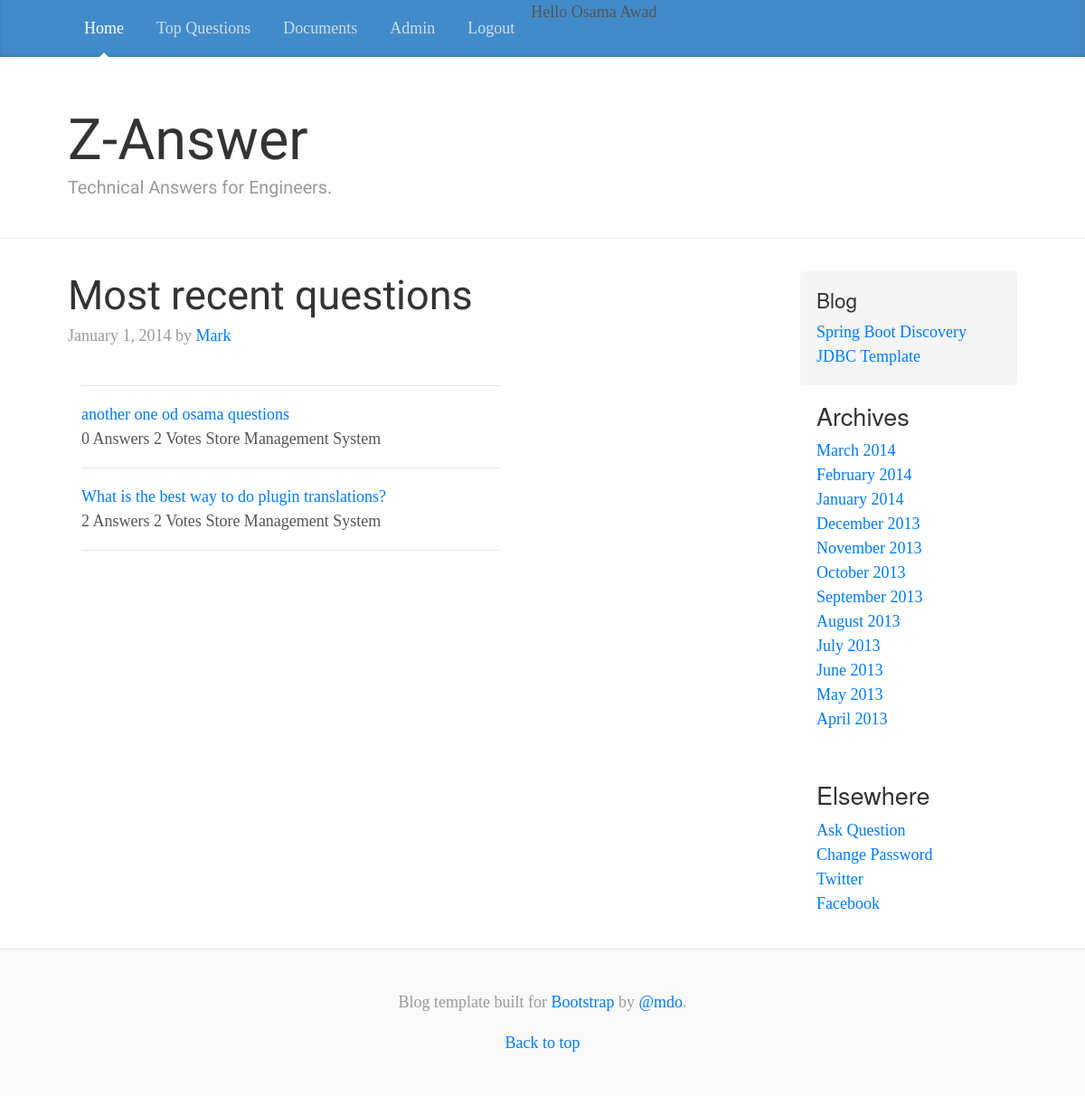
The page / (signed in) on the database its author committed.
### questions/models.py (models this page shows, shortened)
class Question(models.Model):
    question_title = models.CharField(max_length=200, default='')
    question_text = models.CharField(max_length=1000)
    views = models.IntegerField(default=0)
    votes = models.IntegerField(default=0)
    favorites = models.IntegerField(default=0)
    category = models.ForeignKey(Category, default=1)

class Category(models.Model):
    category_name = models.CharField(max_length=5)
    category_desc = models.CharField(max_length=50)

### questions/views.py (the view)
# urls.py: url(r'^$', views.index, name='index'),
def index(request):
    question_list = Question.objects.all()
    page = request.GET.get('page', 1)
    paginator = Paginator(question_list, 10)
    try:
        questions = paginator.page(page)
    except PageNotAnInteger:
        questions = paginator.page(1)
    except EmptyPage:
        questions = paginator.page(paginator.num_pages)
    return render(request, 'questions/index.html', { 'questions': questions })

### questions/templates/questions/index.html (shortened to what this page needs)
<!DOCTYPE html>
<html lang="en">
  {% include 'questions/base.html' %}
  <body>
    <div class="container">
      <div class="row">
        <div class="col-sm-8 blog-main">
          <div class="blog-post">
            <h2 class="blog-post-title" style="font-family: Chelsea Market">Most recent questions</h2>
            <p class="blog-post-meta">January 1, 2014 by <a href="#">Mark</a></p>
              <div class="container">
                  <div class="row">
                      <div class="col-md-12">
                            {% if questions %}
                                <div style="align-content: stretch; max-width: 70%">
                                <hr/>
                                {% for question in questions %}
                                    <a href="{% url 'questions:question_answers' question.id %}">{{ question.question_title }}</a> <br/>
                                    <span class="tag tag-primary">{{ question.questionanswer_set.count }} Answers</span>
                                    <span class="tag tag-primary">2 Votes</span>
                                    <span class="tag tag-info">{{ question.category.category_desc }}</span>
                                  <hr/>
                                {% endfor %}
                                </div>
                            {% endif %}
                      </div>
                  </div>
              </div>
          </div>
        </div>
        <div class="col-sm-3 offset-sm-1 blog-sidebar">
          <div class="sidebar-module sidebar-module-inset">
            <h5>Blog</h5>
            <ol class="list-unstyled">
              <li><a href="#">Spring Boot Discovery</a></li>
              <li><a href="#">JDBC Template</a></li>
            </ol>
          </div>
          <div class="sidebar-module">
            <h4>Archives</h4>
            <ol class="list-unstyled">
              <li><a href="#">March 2014</a></li>
              <li><a href="#">February 2014</a></li>
              <li><a href="#">January 2014</a></li>
              <li><a href="#">December 2013</a></li>
              <li><a href="#">November 2013</a></li>
              <li><a href="#">October 2013</a></li>
              <li><a href="#">September 2013</a></li>
              <li><a href="#">August 2013</a></li>
              <li><a href="#">July 2013</a></li>
              <li><a href="#">June 2013</a></li>
              <li><a href="#">May 2013</a></li>
              <li><a href="#">April 2013</a></li>
            </ol>
          </div>
          <div class="sidebar-module">
            <h4>Elsewhere</h4>
            <ol class="list-unstyled">
              {% if user.is_authenticated %}
              <li><a href="{% url 'questions:question_form' %}">Ask Question</a></li>
              <li><a href="{% url 'questions:changepassword' %}">Change Password</a></li>
              {% endif %}
              <li><a href="#">Twitter</a></li>
              <li><a href="#">Facebook</a></li>
            </ol>
          </div>
        </div>
      </div>
    </div>
    {% include 'questions/footer.html' %}
  </body>
</html>

### questions/templates/questions/base.html (shortened to what this page needs)
<!DOCTYPE html>
<html lang="en">
  <head>
    <link rel="stylesheet" href="/static/bower_components/bootstrap/dist/css/bootstrap.min.css">
    <link rel="stylesheet" href="/static/bower_components/font-awesome/css/font-awesome.min.css">
    <link href="/static/css/blog.css" rel="stylesheet">
  </head>
  <body>
    <div class="blog-masthead">
      <div class="container">
        <nav class="nav blog-nav">
          <a class="nav-link active" href="/questions">Home</a>
          <a class="nav-link" href="#">Top Questions</a>
          <a class="nav-link" href="#">Documents</a>
          <a class="nav-link" href="/admin">Admin</a>
          {% if user.is_authenticated %}
          <a class="nav-link" href="/logout">Logout</a>
          Hello {{ user.first_name }} {{ user.last_name }}
          {% else %}
          <a class="nav-link" href="/login">Login</a>
          {% endif %}
        </nav>
      </div>
    </div>
    <div class="blog-header">
      <div class="container">
        <h1 class="blog-title" style="font-family: Chelsea Market">Z-Answer</h1>
        <p class="lead blog-description" style="font-family: Chelsea Market">Technical Answers for Engineers.</p>
      </div>
    </div>
  </body>
</html>

### questions/static/css/blog.css (style rules this page uses)
@media (min-width: 48em) { html { font-size: 18px; } }
body { font-family: Georgia, "Times New Roman", Times, serif; color: #555; }
h1, .h1, h2, .h2, h3, .h3, h4, .h4, h5, .h5, h6, .h6 { font-family: "Helvetica Neue", Helvetica, Arial, sans-serif; font-weight: normal; color: #333; }
.container { max-width: 60rem; }
.blog-masthead { margin-bottom: 3rem; background-color: #428bca; -webkit-box-shadow: inset 0 -.1rem .25rem rgba(0,0,0,.1); box-shadow: inset 0 -.1rem .25rem rgba(0,0,0,.1); }
.nav-link { position: relative; padding: 1rem; font-weight: 500; color: #cdddeb; }
.nav-link.active { color: #fff; }
.nav-link.active:after { position: absolute; bottom: 0; left: 50%; width: 0; height: 0; margin-left: -.3rem; vertical-align: middle; content: ""; border-right: .3rem solid transparent; border-bottom: .3rem solid; border-left: .3rem solid transparent; }
.blog-header { padding-bottom: 1.25rem; margin-bottom: 2rem; border-bottom: .05rem solid #eee; }
.blog-title { margin-bottom: 0; font-size: 2rem; font-weight: normal; }
.blog-description { font-size: 1.1rem; color: #999; }
@media (min-width: 40em) { .blog-title { font-size: 3.5rem; } }
.sidebar-module { padding: 1rem; }
.sidebar-module-inset { padding: 1rem; background-color: #f5f5f5; border-radius: .25rem; }
.sidebar-module-inset p:last-child, .sidebar-module-inset ul:last-child, .sidebar-module-inset ol:last-child { margin-bottom: 0; }
.blog-post { margin-bottom: 4rem; }
.blog-post-title { margin-bottom: .25rem; font-size: 2.5rem; }
.blog-post-meta { margin-bottom: 1.25rem; color: #999; }

### rows shown on the page
Question: question_title "another one od osama questions", questionanswer_set.count "0", category.category_desc "Store Management System"
Question: question_title "What is the best way to do plugin translations?", questionanswer_set.count "2", category.category_desc "Store Management System"

### other values the page prints
{{ user.first_name }} "Osama"
{{ user.last_name }} "Awad"
